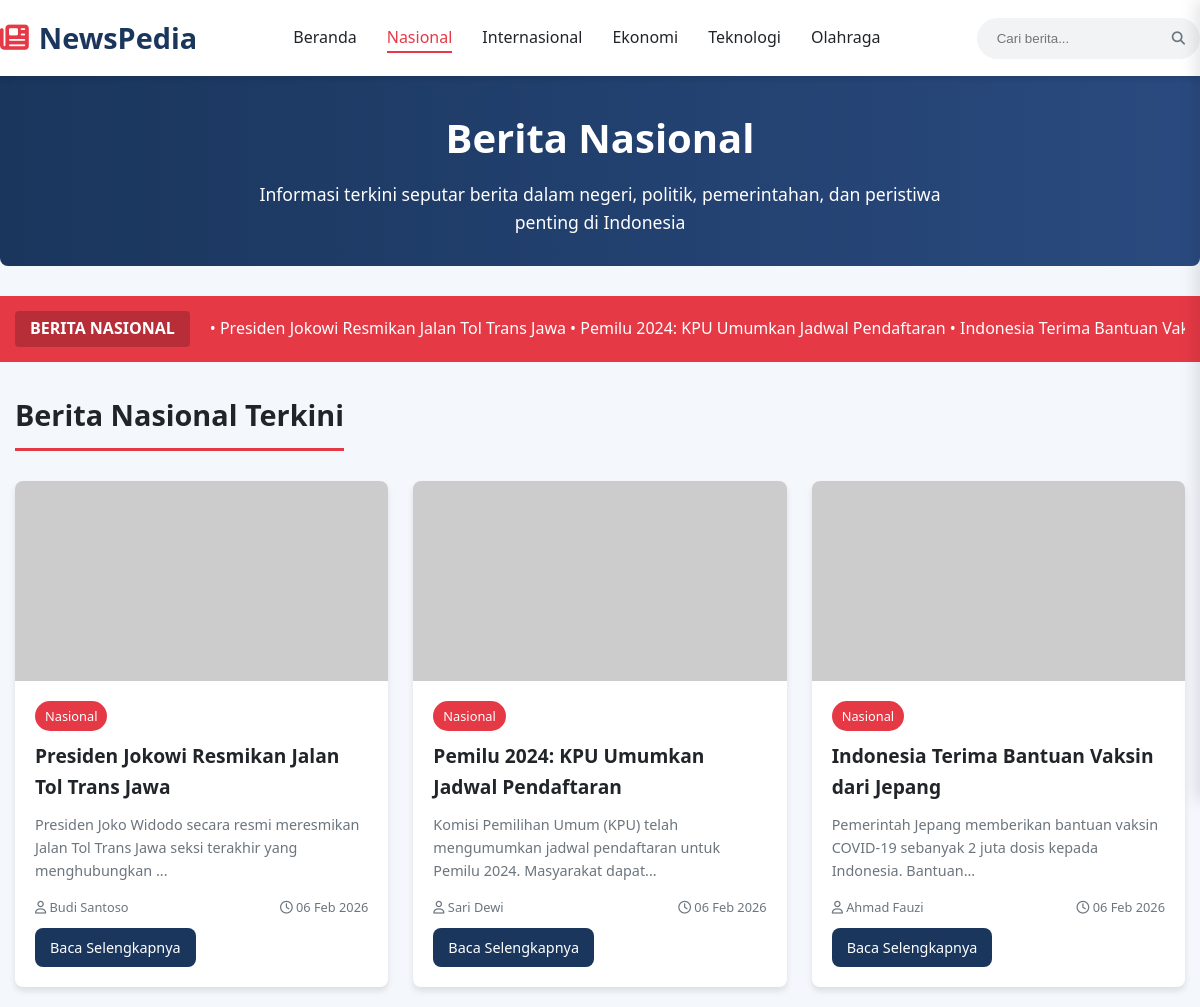
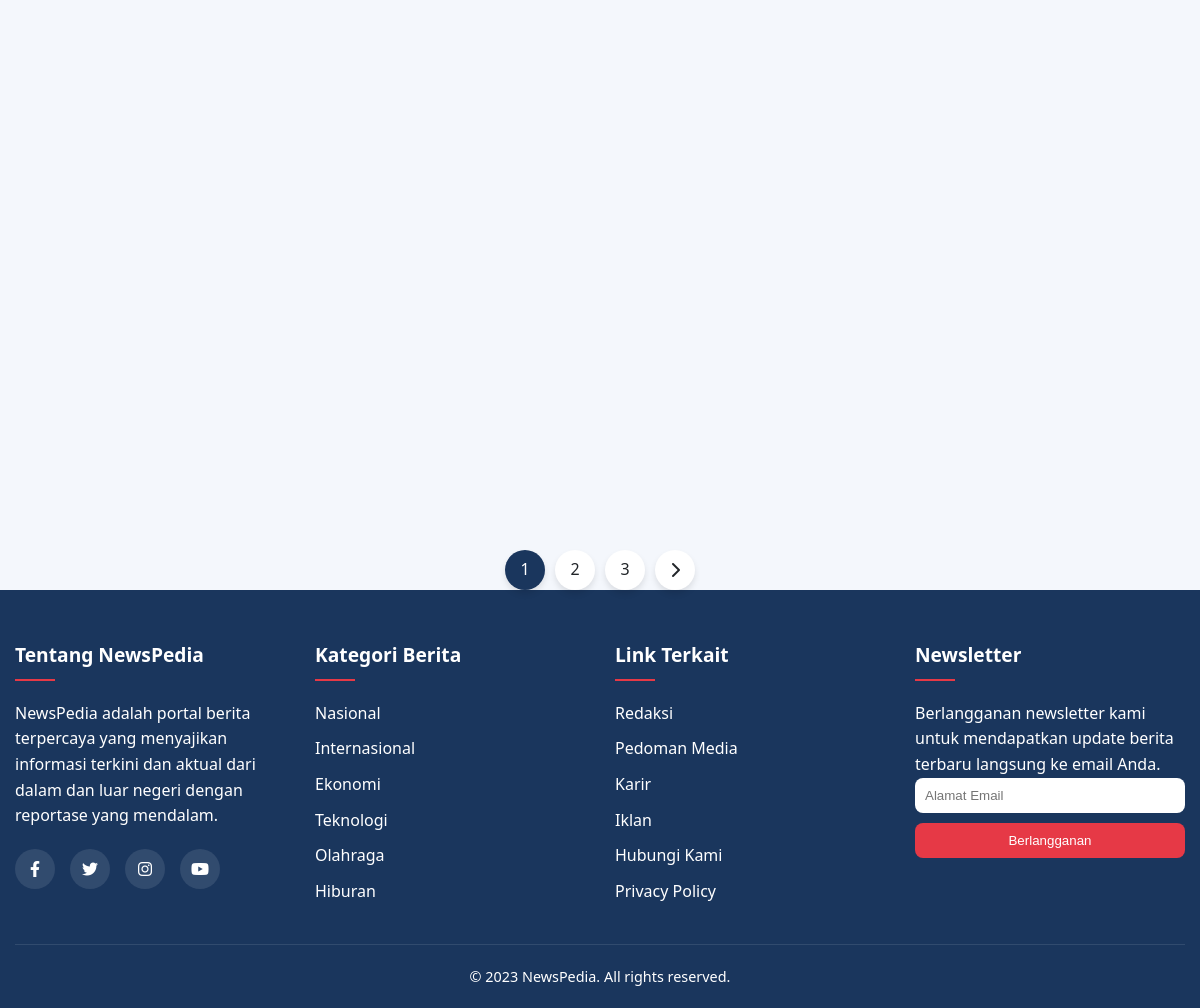
The page /nasional.php on the database its author committed (2 pictures, top to bottom).
### tables this page shows
CREATE TABLE berita (
    id INT(11) PRIMARY KEY AUTO_INCREMENT,
    judul VARCHAR(255) NOT NULL,
    isi TEXT NOT NULL,
    kategori ENUM('nasional', 'internasional', 'ekonomi', 'teknologi', 'olahraga') NOT NULL,
    gambar VARCHAR(255) NOT NULL,
    penulis VARCHAR(100) NOT NULL,
    tanggal_publish DATETIME DEFAULT CURRENT_TIMESTAMP
);

### nasional.php (the view, shortened to what this page needs)
<?php
$host = "localhost";
$user = "root";
$password = "";
$database = "portal_berita";
$koneksi = mysqli_connect($host, $user, $password, $database);
function getBerita($koneksi, $limit = null, $kategori = null, $search = null) {
    $query = "SELECT * FROM berita";
    $conditions = [];
    if ($kategori) {
        $conditions[] = "kategori = '$kategori'";
    }
    if (count($conditions) > 0) {
        $query .= " WHERE " . implode(" AND ", $conditions);
    }
    $query .= " ORDER BY tanggal_publish DESC";
    $result = mysqli_query($koneksi, $query);
    $berita = [];
    while ($row = mysqli_fetch_assoc($result)) {
        $berita[] = $row;
    }
    return $berita;
}
$berita_nasional = getBerita($koneksi, null, 'nasional');
?>
<!DOCTYPE html>
<html lang="id">
<head>
    <link rel="stylesheet" href="https://cdnjs.cloudflare.com/ajax/libs/font-awesome/6.4.0/css/all.min.css">
</head>
<body>
    <header>
        <div class="container header-container">
            <div class="logo">
                <i class="fas fa-newspaper"></i>
                <span>NewsPedia</span>
            </div>
            <nav>
                <ul class="nav-menu">
                    <li><a href="index.php">Beranda</a></li>
                    <li><a href="nasional.php" class="active">Nasional</a></li>
                    <li><a href="internasional.php">Internasional</a></li>
                    <li><a href="ekonomi.php">Ekonomi</a></li>
                    <li><a href="teknologi.php">Teknologi</a></li>
                    <li><a href="olahraga.php">Olahraga</a></li>
                </ul>
            </nav>
            <form class="search-form" method="GET" action="nasional.php">
                <input type="text" name="keyword" placeholder="Cari berita..." value="<?php echo isset($_GET['keyword']) ? htmlspecialchars($_GET['keyword']) : ''; ?>">
                <button type="submit" name="cari"><i class="fas fa-search"></i></button>
            </form>
        </div>
    </header>
    <section class="category-hero">
        <div class="container">
            <h1>Berita Nasional</h1>
            <p>Informasi terkini seputar berita dalam negeri, politik, pemerintahan, dan peristiwa penting di Indonesia</p>
        </div>
    </section>
    <div class="breaking-news">
        <div class="container">
            <div class="ticker-container">
                <div class="ticker-label">BERITA NASIONAL</div>
                <div class="ticker-content">
                    • Presiden Jokowi Resmikan Jalan Tol Trans Jawa • Pemilu 2024: KPU Umumkan Jadwal Pendaftaran • Indonesia Terima Bantuan Vaksin dari Jepang • Harga BBM Turun Mulai Besok • Gubernur DKI Resmikan Rumah DP 0 Rupiah •
                </div>
            </div>
        </div>
    </div>
    <main class="container">
        <h2 class="section-title">Berita Nasional Terkini</h2>
        <?php if (empty($berita_nasional)): ?>
            <div style="text-align: center; padding: 40px 0; color: var(--gray-color);">
                <i class="fas fa-newspaper" style="font-size: 3rem; margin-bottom: 20px; display: block; opacity: 0.5;"></i>
                <p>Tidak ada berita nasional saat ini.</p>
            </div>
        <?php else: ?>
            <div class="news-grid">
                <?php foreach ($berita_nasional as $berita): ?>
                <div class="news-card">
                    <?php
                    $img_src = "https://placehold.co/600x400/2a4a7f/ffffff?text=" . urlencode($berita['judul']);
                    ?>
                    <img src="<?php echo $img_src; ?>"
                         alt="<?php echo htmlspecialchars($berita['judul']); ?>"
                         class="news-image"
                         onerror="this.onerror=null; this.src='https://placehold.co/600x400/2a4a7f/ffffff?text=Gambar+Tidak+Tersedia';">
                    <div class="news-content">
                        <span class="news-category"><?php echo isset($berita['kategori']) ? ucfirst($berita['kategori']) : 'Nasional'; ?></span>
                        <h3 class="news-title">
                            <a href="detail_berita.php?id=<?php echo $berita['id']; ?>">
                                <?php echo htmlspecialchars($berita['judul']); ?>
                            </a>
                        </h3>
                        <p class="news-excerpt">
                            <?php
                            $isi = isset($berita['isi']) ? strip_tags($berita['isi']) : '';
                            echo substr($isi, 0, 100) . '...';
                            ?>
                        </p>
                        <div class="news-meta">
                            <span><i class="far fa-user"></i> <?php echo htmlspecialchars($berita['penulis']); ?></span>
                            <span><i class="far fa-clock"></i> <?php echo isset($berita['tanggal_publish']) ? date('d M Y', strtotime($berita['tanggal_publish'])) : ''; ?></span>
                        </div>
                        <a href="detail_berita.php?id=<?php echo $berita['id']; ?>" class="btn"
                           style="margin-top: 10px; padding: 8px 15px; font-size: 0.9rem; display: inline-block;">
                            Baca Selengkapnya
                        </a>
                    </div>
                </div>
                <?php endforeach; ?>
            </div>
        <?php endif; ?>
        <div class="pagination">
            <a href="#" class="active">1</a>
            <a href="#">2</a>
            <a href="#">3</a>
            <a href="#"><i class="fas fa-chevron-right"></i></a>
        </div>
    </main>
    <footer>
        <div class="container">
            <div class="footer-content">
                <div class="footer-column">
                    <h3>Tentang NewsPedia</h3>
                    <p>NewsPedia adalah portal berita terpercaya yang menyajikan informasi terkini dan aktual dari dalam dan luar negeri dengan reportase yang mendalam.</p>
                    <div class="social-links">
                        <a href="#"><i class="fab fa-facebook-f"></i></a>
                        <a href="#"><i class="fab fa-twitter"></i></a>
                        <a href="#"><i class="fab fa-instagram"></i></a>
                        <a href="#"><i class="fab fa-youtube"></i></a>
                    </div>
                </div>
                <div class="footer-column">
                    <h3>Kategori Berita</h3>
                    <ul>
                        <li><a href="nasional.php">Nasional</a></li>
                        <li><a href="internasional.php">Internasional</a></li>
                        <li><a href="ekonomi.php">Ekonomi</a></li>
                        <li><a href="teknologi.php">Teknologi</a></li>
                        <li><a href="olahraga.php">Olahraga</a></li>
                        <li><a href="#">Hiburan</a></li>
                    </ul>
                </div>
                <div class="footer-column">
                    <h3>Link Terkait</h3>
                    <ul>
                        <li><a href="#">Redaksi</a></li>
                        <li><a href="#">Pedoman Media</a></li>
                        <li><a href="#">Karir</a></li>
                        <li><a href="#">Iklan</a></li>
                        <li><a href="#">Hubungi Kami</a></li>
                        <li><a href="#">Privacy Policy</a></li>
                    </ul>
                </div>
                <div class="footer-column">
                    <h3>Newsletter</h3>
                    <p>Berlangganan newsletter kami untuk mendapatkan update berita terbaru langsung ke email Anda.</p>
                    <form>
                        <input type="email" placeholder="Alamat Email" style="padding: 10px; width: 100%; margin-bottom: 10px; border-radius: var(--radius); border: none;">
                        <button type="submit" class="btn" style="width: 100%; background-color: var(--accent-color);">Berlangganan</button>
                    </form>
                </div>
            </div>
            <div class="copyright">
                <p>&copy; 2023 NewsPedia. All rights reserved.</p>
            </div>
        </div>
    </footer>
</body>
</html>

### rows shown on the page
berita: kategori "Nasional", judul "Presiden Jokowi Resmikan Jalan Tol Trans Jawa", isi "Presiden Joko Widodo secara resmi meresmikan Jalan Tol Trans Jawa seksi terakhir yang menghubungkan", penulis "Budi Santoso", tanggal_publish "06 Feb 2026"
berita: kategori "Nasional", judul "Pemilu 2024: KPU Umumkan Jadwal Pendaftaran", isi "Komisi Pemilihan Umum (KPU) telah mengumumkan jadwal pendaftaran untuk Pemilu 2024. Masyarakat dapat", penulis "Sari Dewi", tanggal_publish "06 Feb 2026"
berita: kategori "Nasional", judul "Indonesia Terima Bantuan Vaksin dari Jepang", isi "Pemerintah Jepang memberikan bantuan vaksin COVID-19 sebanyak 2 juta dosis kepada Indonesia. Bantuan", penulis "Ahmad Fauzi", tanggal_publish "06 Feb 2026"
